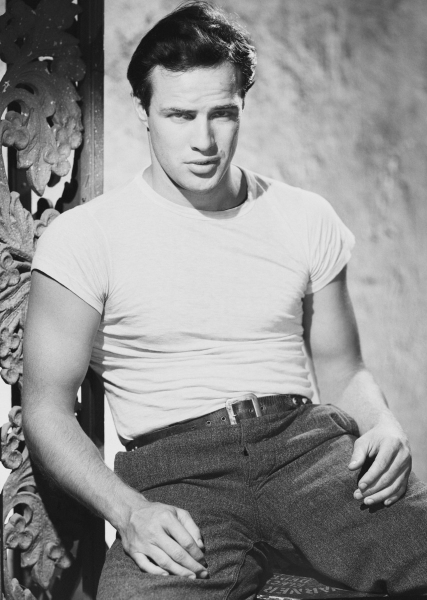
#> input picture histogram_equalization/marlon.jpg, 854 x 1199 px (shown at 1/2 size)
$ python app.py
#> lines starting #> are read from the running program, lines starting #| are printed output that depends on the picture
import numpy as np
import cv2 as cv
from matplotlib import pyplot as plt

img = cv.imread('marlon.jpg', 0)
#> img is the input picture: shape (1199, 854); min 10, max 239, mean 143

hist, bins = np.histogram(img.flatten(), 256, [0, 256])
#> hist = 256 values, max 24990 at index 223, min 0 at index 0, mean 3999.8; bins = 257 values from 0 to 256

cdf = hist.cumsum()
#> cdf = 256 values from 0 to 1023946
cdf_normalized = cdf * float(hist.max()) / cdf.max()
#> cdf_normalized = 256 values from 0 to 24990

plt.plot(cdf_normalized, color = 'b')
plt.hist(img.flatten(), 256, [0, 256], color = 'r')
plt.xlim([0,256])
plt.legend(('cdf', 'histogram'), loc = 'upper left')
plt.show()
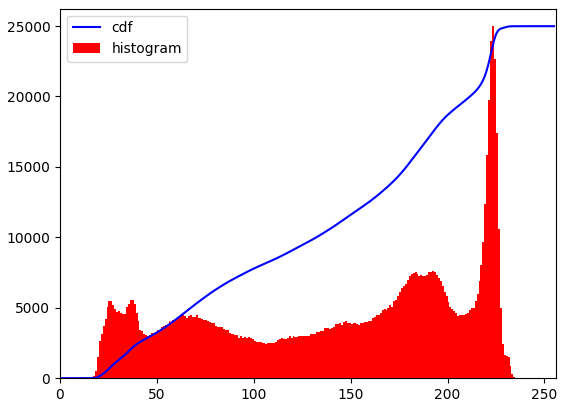
#> figure drawn by matplotlib, 1 panel; tallest bar 24990 high, from x = 223 to 224; curve peaks at x = 239, y = 24990

cdf_m = np.ma.masked_equal(cdf, 0)
cdf_m = (cdf_m - cdf_m.min())*255/(cdf_m.max() - cdf_m.min())
cdf = np.ma.filled(cdf_m, 0).astype('uint8')
#> cdf = 256 values from 0 to 255


img2 = cdf[img]
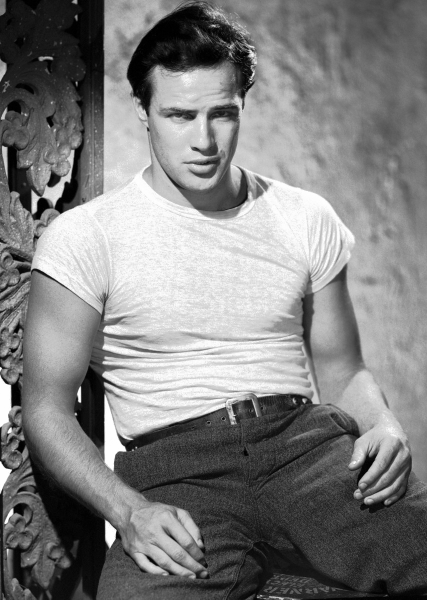
#> img2: shape (1199, 854) (shown at 1/2 size); min 0, max 255, mean 127.8
cdf_normalized = cdf * float(hist.max()) / cdf.max()

plt.plot(cdf_normalized, color = 'b')
plt.hist(img2.flatten(), 256, [0, 256], color = 'r')
plt.xlim([0,256])
plt.legend(('cdf', 'histogram'), loc = 'upper left')
plt.show()
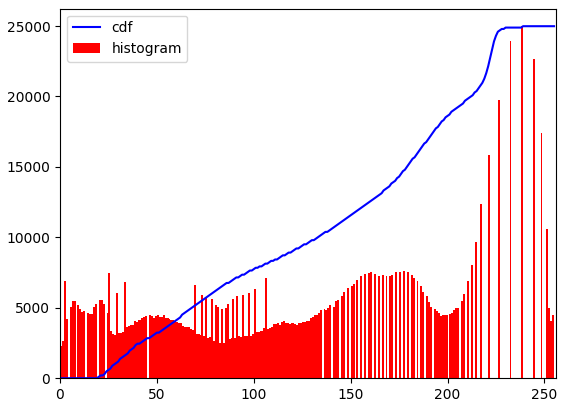
#> figure drawn by matplotlib, 1 panel; tallest bar 24990 high, from x = 238 to 239; curve peaks at x = 239, y = 24990

imS = cv.resize(img2, (300, 400))
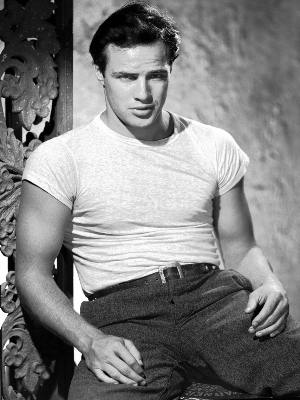
#> imS: shape (400, 300); min 0, max 254, mean 127.7
cv.imshow('Output', imS)
cv.waitKey(0)
cv.destroyAllWindows()
